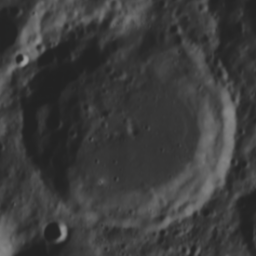
#> input picture Sample Dataset/78.png, 256 x 256 px, found by its file name
$ python isomorphic.py
#> lines starting #> are read from the running program, lines starting #| are printed output that depends on the picture; after the words box and inside, x2 and y2 are one past the last pixel; in counts of white or black regions, pixels touching at a corner belong together
import cv2
import numpy as np
import pandas as pd
import uuid  # For generating unique tokens

# Function to detect craters
def detect_craters(img_path, csv_path):
    # Load the image
#> called with csv_path = 'D:/MAJOR Projects/crater_coordinates.csv'
    img = cv2.imread(img_path, cv2.IMREAD_COLOR)
#> img is the input picture: shape (256, 256, 3); mean B, G, R 60.3, 60.4, 60.4
    gray = cv2.cvtColor(img, cv2.COLOR_BGR2GRAY)

    # Edge detection using Canny
    edges = cv2.Canny(gray, 100, 200)
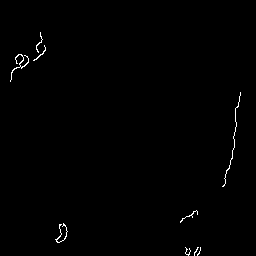
#> edges: shape (256, 256); 0.57% white in thin lines or dots, all inside (x1, y1, x2, y2) = (10, 32, 241, 256)

    # Morphological operations to close gaps in edges
    kernel = cv2.getStructuringElement(cv2.MORPH_ELLIPSE, (5, 5))
    closed_edges = cv2.morphologyEx(edges, cv2.MORPH_CLOSE, kernel)
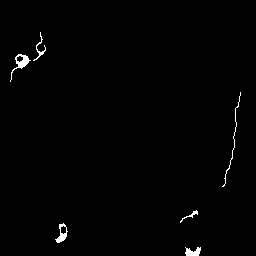
#> closed_edges: shape (256, 256); 0.87% white; 6 white regions

    # Find contours of the closed edges
    contours, _ = cv2.findContours(closed_edges, cv2.RETR_EXTERNAL, cv2.CHAIN_APPROX_SIMPLE)
#> contours = 6 contours, 1 with area under 20; largest, box (x1, y1, x2, y2) and area: (10, 54, 31, 82) 132, (55, 223, 68, 243) 115, (185, 247, 201, 256) 75, (33, 32, 46, 61) 28, (180, 210, 198, 223) 24

    # Prepare a DataFrame to store crater information
    crater_data = []

    for contour in contours:
        # Approximate the contour to a circle
        center, radius = cv2.minEnclosingCircle(contour)
        center = tuple(map(int, center))
        radius = int(radius)

        # Filter out small detections
        if radius > 10:  # Adjust this threshold based on your dataset
            # Draw the detected crater on the image
            cv2.circle(img, center, radius, (0, 255, 0), 2)

            # Generate a unique token for the crater
            token = str(uuid.uuid4())

            # Append crater details to the DataFrame
            crater_data.append({
                'Token': token,
                'Center_X': center[0],
                'Center_Y': center[1],
                'Radius': radius
            })
#> this loop made 6 passes
#> (center, radius, token) on passes 4 to 6: ((231, 139), 47, '576b4b56-4fea-4b60-be8b-d14e2bd002a1'), ((18, 68), 15, 'a189082c-28cf-47ea-b689-feec609e5b18'), ((36, 46), 14, 'df8aade8-8d5d-4f1b-8c40-807118a652e5')
#> (center, radius) on passes 1 to 3: ((192, 250), 8), ((60, 232), 9), ((188, 216), 10)
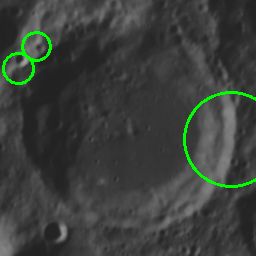
#> img: shape (256, 256, 3); 1.67% of pixels changed, all inside (x1, y1, x2, y2) = (2, 31, 256, 188)
#> after the loop, crater_data = 3 items

    # Save the crater data to a CSV file
    crater_df = pd.DataFrame(crater_data)
#> crater_df = table of 3 rows and 4 columns

    if csv_path:  # Append to the existing CSV or create a new one
        try:
            existing_data = pd.read_csv(csv_path)
#> (reads crater_coordinates.csv from the repository)
            crater_df = pd.concat([existing_data, crater_df], ignore_index=True)
#> crater_df = table of 56 rows and 9 columns
        except FileNotFoundError:
            pass  # If CSV doesn't exist, a new one will be created

#> (the run stopped early here; a loop or call above may not have finished)
